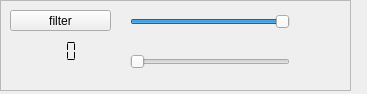
<?xml version="1.0" encoding="UTF-8"?>
<ui version="4.0">
 <class>am_decoder</class>
 <widget class="QWidget" name="am_decoder">
  <property name="geometry">
   <rect>
    <x>0</x>
    <y>0</y>
    <width>367</width>
    <height>94</height>
   </rect>
  </property>
  <property name="windowTitle">
   <string>AM Decoder</string>
  </property>
  <widget class="QFrame" name="frame">
   <property name="geometry">
    <rect>
     <x>0</x>
     <y>0</y>
     <width>351</width>
     <height>91</height>
    </rect>
   </property>
   <property name="frameShape">
    <enum>QFrame::StyledPanel</enum>
   </property>
   <property name="frameShadow">
    <enum>QFrame::Raised</enum>
   </property>
   <widget class="QPushButton" name="adaptiveFilterButton">
    <property name="geometry">
     <rect>
      <x>10</x>
      <y>10</y>
      <width>101</width>
      <height>21</height>
     </rect>
    </property>
    <property name="toolTip">
     <string>&lt;html&gt;&lt;head/&gt;&lt;body&gt;&lt;p&gt;Adaptive noise filter can be set by this button. The slider then sets the degree.&lt;/p&gt;&lt;/body&gt;&lt;/html&gt;</string>
    </property>
    <property name="text">
     <string>filter</string>
    </property>
   </widget>
   <widget class="QLabel" name="analogMode">
    <property name="geometry">
     <rect>
      <x>20</x>
      <y>100</y>
      <width>161</width>
      <height>21</height>
     </rect>
    </property>
    <property name="text">
     <string/>
    </property>
   </widget>
   <widget class="QLCDNumber" name="signalStrength">
    <property name="geometry">
     <rect>
      <x>20</x>
      <y>40</y>
      <width>64</width>
      <height>23</height>
     </rect>
    </property>
    <property name="toolTip">
     <string>&lt;html&gt;&lt;head/&gt;&lt;body&gt;&lt;p&gt;Measured signal Strength.&lt;/p&gt;&lt;/body&gt;&lt;/html&gt;</string>
    </property>
    <property name="frameShape">
     <enum>QFrame::NoFrame</enum>
    </property>
    <property name="segmentStyle">
     <enum>QLCDNumber::Flat</enum>
    </property>
   </widget>
   <widget class="QSlider" name="lowpassFilterslider">
    <property name="geometry">
     <rect>
      <x>130</x>
      <y>10</y>
      <width>160</width>
      <height>24</height>
     </rect>
    </property>
    <property name="maximum">
     <number>100</number>
    </property>
    <property name="value">
     <number>100</number>
    </property>
    <property name="orientation">
     <enum>Qt::Horizontal</enum>
    </property>
   </widget>
   <widget class="QSlider" name="adaptiveFilterSlider">
    <property name="geometry">
     <rect>
      <x>130</x>
      <y>50</y>
      <width>160</width>
      <height>24</height>
     </rect>
    </property>
    <property name="orientation">
     <enum>Qt::Horizontal</enum>
    </property>
   </widget>
  </widget>
 </widget>
 <resources/>
 <connections/>
</ui>
